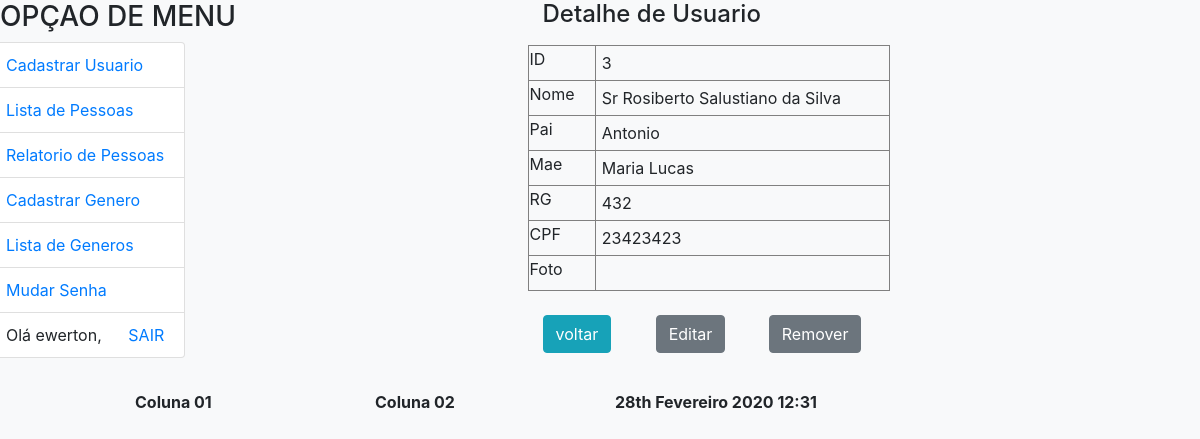
Page /pessoa/usuario_detalhe/3/ (signed in) on the earlier database version.
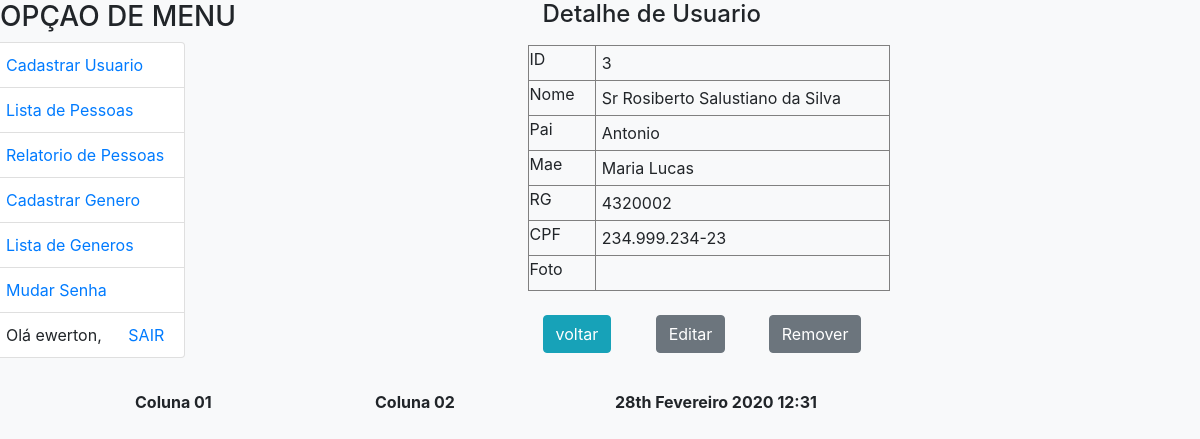
Same page on the later database version.
### pessoa/models.py (models this page shows, shortened)
class Pessoa(models.Model):
    nome=models.CharField(
        max_length=100,
        null=False,
        blank=False,
        help_text='Escreva aqui o seu nome completo',
        verbose_name='Nome Completo',
        error_messages={
            'null':'Valor nulo nao permitido',
            'blank': 'Valor vazio',
        }
    )
    genero=models.ForeignKey(Genero)
    rg=models.IntegerField(
        help_text='Escreva aqui somente os numeros do RG',
        verbose_name='Número do RG',
        unique=True,
    )
    cpf=models.CharField(
        max_length=15,
        help_text='Escreva aqui somente os numeros do CPF',
        verbose_name='Número do CPF',
        unique=True,
        db_index=True,
    )
    estadocivil=models.CharField(
        max_length=20,
        choices=[
            ('S','Solteiro'),
            ('C','Casado'),
            ('V','Viúvo'),
            ('D','Desquitado'),
            ('U','União Estável'),
        ],
        error_messages={
            'invalid_choice':'Valor nao permitido',
        },
        default='S',
        db_index=True,
        verbose_name='Estado Cívil',
    )
    pai=models.CharField(
        max_length=100,
        help_text='Escreva aqui nome completo do seu pai',
        verbose_name='Nome do Pai',
    )
    mae=models.CharField(
        max_length=100,
        help_text='Escreva aqui nome completo do sua mae',
        verbose_name='Nome da Mãe',
    )
    email=models.CharField(
        max_length=200,
        help_text='Escreva aqui o seu e-mail',
        verbose_name='E-Mail',
    )
    telefone=models.CharField(
        max_length=15,
        help_text='Escreva aqui o numero de seu telefone (xx) 99999-9999',
        verbose_name='Telefone',
    )
    idade=models.IntegerField(
        default=0,
        help_text='Coloque aqui sua idade',
        validators=[validate_even],
        verbose_name='Idade',
    )
    foto=models.ImageField(
        upload_to='pessoa_fotos/',
        default='pessoa_fotos/none.jpg',
        blank=True,
        null=True,
        help_text = 'Escolha uma foto para o seu perfil',
        verbose_name = 'Foto',
    )
    dt_log=models.DateField(
        auto_now=True,
        editable=False,
        verbose_name='Dt Criação',
    )
    def getPronomeTratamento (self):
        sx = str(self.genero)[0].upper()
        if sx == 'M':
            ptr = 'Sr'
        elif sx == 'F':
            ptr = 'Sra'
        else:
            ptr = ''
        return ptr
    class Meta:
        ordering = ['nome', 'idade']
        verbose_name = 'pessoa'
        verbose_name_plural = 'pessoas'

### pessoa/views.py (the view)
# urls.py: url(r'^usuario_detalhe/(?P<p_id>[0-9]{,2})/$', views.pessoa_usuario_detalhe, name='pessoa_usuario_detalhe'),
def pessoa_usuario_detalhe(request, p_id):
    if not(request.user.is_authenticated):
       return redirect('login')
    else:
        dados = Pessoa.objects.select_related().get(id=p_id)
        result = []
        result.append(Obj_Detalhe('ID',dados.id))
        result.append(Obj_Detalhe('Nome',dados.getPronomeTratamento() + ' ' + dados.nome))
        result.append(Obj_Detalhe('Pai',dados.pai))
        result.append(Obj_Detalhe('Mae',dados.mae))
        result.append(Obj_Detalhe('RG',dados.rg))
        result.append(Obj_Detalhe('CPF',dados.cpf))
        url_img = ''
        if dados.foto:
            url_img = dados.foto.url
        result.append(Obj_Detalhe('Foto',"<img src='" + url_img + "' class='img-fluid' />"))
    contexto = {
        'detalhe':result,
        'titulo':'Usuario',
        'url_edicao':'/pessoa/usuario_edicao/'+str(p_id)+'/',
        'url_remocao':'/pessoa/usuario_remove/'+str(p_id)+'/',
    }
    return render(request, 'pessoa/detalhe.html', contexto)

### pessoa/models.py (called while the page is built)
    def __str__(self):
        return self.descricao

### pessoa/templates/pessoa/detalhe.html (shortened to what this page needs)
{% extends 'pessoa/base.html' %}
{% block main %}{% endblock%}

Differences in the rows shown:
changed Pessoa: pai+mae+cpf "Detalhe de Usuario ID 3 Nome Sr Rosiberto Salustiano da Silva Pai Antonio Mae Maria Lucas RG 432 CPF 23423423 Foto voltar Editar Remover" → "Detalhe de Usuario ID 3 Nome Sr Rosiberto Salustiano da Silva Pai Antonio Mae Maria Lucas RG 4320002 CPF 234.999.234-23 Foto voltar Editar Remover"
